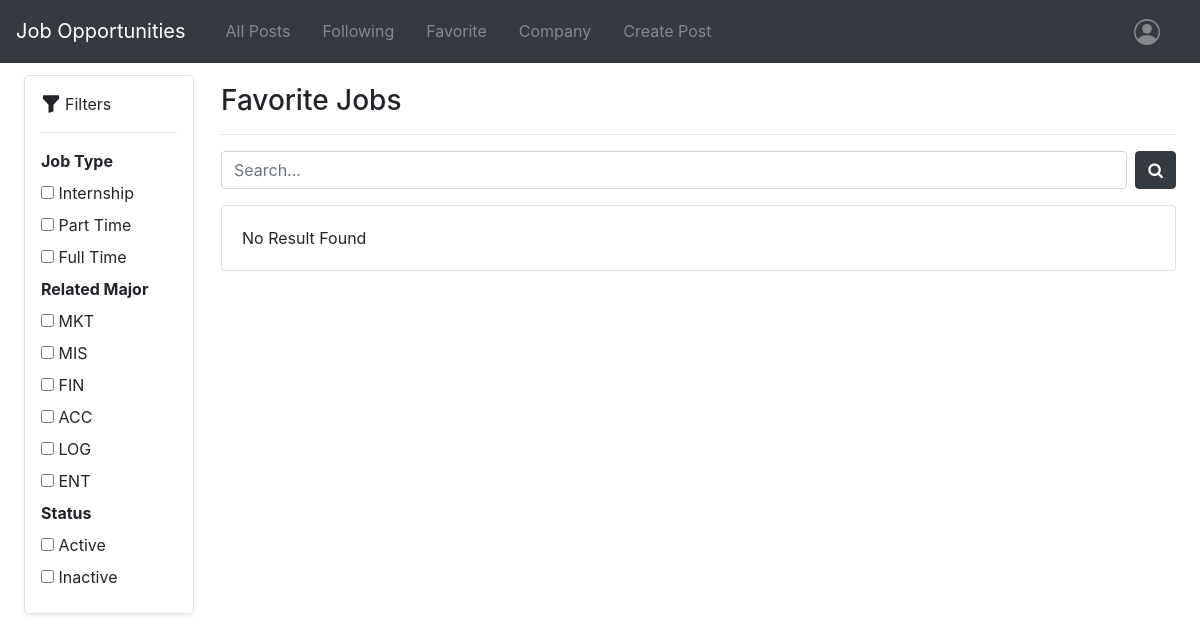
The app's page /favourite (signed in) with its own data.
### user_profiles/models.py (models this page shows, shortened)
class Major(models.Model):
    major_id = models.CharField(validators=[MinLengthValidator(3)], max_length=3, primary_key=True)
    major_desc = models.CharField(max_length=100, null=True)

### job_post/views.py (the view)
# urls.py: path("favourite", views.favourite, name="favourite"),
@login_required
def favourite(request):
    all_job_posts = request.user.favourite_posts.all()
    search_term = ''
    if request.GET.get('search_term'):
        search_term = request.GET.get('search_term')
        all_job_posts = job_post_with_search_term(all_job_posts, search_term)
    return render(request, 'job_post/favourite.html', {
        'job_posts_list': all_job_posts.order_by('job_status', '-pk'),
        'search_term': search_term,
        'job_type_choices': JobPost.job_type_choices,
        'all_major': Major.objects.all(),
        'job_status_choices': JobPost.job_status_choices,
    })

### templates/job_post/favourite.html (shortened to what this page needs)
{% extends "layout.html" %}
{% load static %}
{% block body %}
<div class="container-fluid p-4">
    <div class="row">
        <div class="col-md-2 position-fixed" style="top: 75px; bottom: 0; overflow-y: auto;">
            <div  class="mb-4 border rounded-lg shadow-sm p-3">
                <div class="d-flex align-items-center">
                    <svg xmlns="http://www.w3.org/2000/svg" width="20" height="20" fill="currentColor" class="bi bi-funnel-fill mr-1" viewBox="0 0 16 16">
                        <path d="M1.5 1.5A.5.5 0 0 1 2 1h12a.5.5 0 0 1 .5.5v2a.5.5 0 0 1-.128.334L10 8.692V13.5a.5.5 0 0 1-.342.474l-3 1A.5.5 0 0 1 6 14.5V8.692L1.628 3.834A.5.5 0 0 1 1.5 3.5z" />
                    </svg>
                    <div>Filters</div>
                </div>
                <hr />
                <form>
                    <div class="font-weight-bold mb-2">Job Type</div>
                    {% for choice in job_type_choices %}
                    <div class="checkbox">
                        <label><input type="checkbox" name="job_type" value="{{ choice.1 }}" class="filter_checkbox" /> {{ choice.1 }}</label>
                    </div>
                    {% endfor %}
                    <div class="font-weight-bold mb-2">Related Major</div>
                    {% for major in all_major %}
                    <div class="checkbox">
                        <label><input type="checkbox" name="job_major" value="{{ major.pk }}" class="filter_checkbox" /> {{ major.major_id }}</label>
                    </div>
                    {% endfor %}
                    <div class="font-weight-bold mb-2">Status</div>
                    {% for choice in job_status_choices %}
                    <div class="checkbox">
                        <label><input type="checkbox" name="job_status" value="{{ choice.1 }}" class="filter_checkbox" /> {{ choice.1 }}</label>
                    </div>
                    {% endfor %}
                </form>
            </div>
        </div>
        <div class="col-md-10 offset-md-2">
            <div class=""><h3>Favorite Jobs</h3></div>
            <hr />
            <form action="{% url 'job_post:favourite' %}" method="GET" class="flex-grow-1">
                <div class="d-flex">
                    <input type="search" class="form-control" placeholder="Search..." name="search_term" value="{{ search_term }}" />
                    <span class="input-group-btn ml-2">
                        <button class="btn btn-dark" type="submit"><i class="fa fa-search"></i></button>
                    </span>
                </div>
            </form>
            <div class="mt-3">
                {% if not job_posts_list %}
                    <div class="card">
                        <div class="card-body no-result-found">No Result Found</div>
                    </div>
                {% endif %}
            </div>
        </div>
    </div>
</div>
{% endblock %}

### templates/layout.html (shortened to what this page needs)
{% load static %}
<!DOCTYPE html>
<html lang="en">
  <head>
    <link
      href="https://cdn.jsdelivr.net/npm/select2@4.1.0-rc.0/dist/css/select2.min.css"
      rel="stylesheet"
    />
    <link
      rel="stylesheet"
      href="https://stackpath.bootstrapcdn.com/bootstrap/4.4.1/css/bootstrap.min.css"
    />
    <link
      rel="stylesheet"
      href="https://cdn.jsdelivr.net/npm/bootstrap@4.4.1/dist/css/bootstrap.min.css"
    />
    <link
      rel="stylesheet"
      href="https://cdn.jsdelivr.net/npm/maplibre-gl@4.1.2/dist/maplibre-gl.min.css"
    />
    <link
      href="https://unpkg.com/maplibre-gl@latest/dist/maplibre-gl.css"
      rel="stylesheet"
    />
    <link
      rel="stylesheet"
      href="https://cdn.jsdelivr.net/npm/@maptiler/sdk@2.0.1/dist/maptiler-sdk.min.css"
    />
    <link
      href="https://cdn.maptiler.com/maptiler-sdk-js/v1.2.0/maptiler-sdk.css"
      rel="stylesheet"
    />
    <link
      href="https://cdn.maptiler.com/maptiler-geocoding-control/v1.2.0/style.css"
      rel="stylesheet"
    />
    <link
      href="https://maxcdn.bootstrapcdn.com/font-awesome/4.3.0/css/font-awesome.min.css"
      rel="stylesheet"
    />
    <link href="{% static 'job_post/styles.css' %}" rel="stylesheet" />
    <link href="{% static 'company/styles.css' %}" rel="stylesheet" />
  </head>
  <body>
    <nav class="navbar navbar-expand-lg navbar-dark bg-dark">
      <a class="navbar-brand" href="{% url 'job_post:index' %}"
        >Job Opportunities</a
      >
      <div>
        <ul class="navbar-nav mr-auto inline-block">
          <li class="nav-item">
            <a class="nav-link ml-3" href="{% url 'job_post:index' %}"
              >All Posts</a
            >
          </li>
          <li class="nav-item">
            <a class="nav-link ml-3" href="{% url 'job_post:following' %}"
              >Following</a
            >
          </li>
          <li class="nav-item">
            <a class="nav-link ml-3" href="{% url 'job_post:favourite' %}"
              >Favorite</a
            >
          </li>
          <li class="nav-item">
            <a class="nav-link ml-3" href="{% url 'company:index' %}"
              >Company</a
            >
          </li>
          {% if perms.user_profiles.is_professor or perms.user_profiles.is_employer %}
          <li class="nav-item">
            <a class="nav-link ml-3" href="{% url 'job_post:create_job_post' %}"
              >Create Post</a
            >
          </li>
          {% endif %}
        </ul>
      </div>
      <div class="ml-auto pr-3">
        <ul class="navbar-nav mr-auto inline-block">
          {% if user.is_authenticated %}
          <li class="nav-item dropdown">
            <a
              class="nav-link dropdown"
              href="#"
              id="navbarDropdown"
              role="button"
              data-toggle="dropdown"
              aria-haspopup="true"
              aria-expanded="false"
            >
            </a>
          </li>
          {% endif %}
        </ul>
      </div>
    </nav>
    <div class="body" style="padding-top: 60px">
      {% block body %} {% endblock %}
    </div>
  </body>
</html>

### static/job_post/styles.css (style rules this page uses)
.nav-link { opacity: 0.8; padding: 10px 10px; }
.navbar { position: fixed; top: 0; width: 100%; z-index: 1000; }

### records on screen
Major: major_id "MKT"
Major: major_id "MIS"
Major: major_id "FIN"
Major: major_id "ACC"
Major: major_id "LOG"
Major: major_id "ENT"

### other values on screen
{{ choice.1 }} "Internship" "Part Time" "Full Time"
{{ choice.1 }} "Active" "Inactive"
